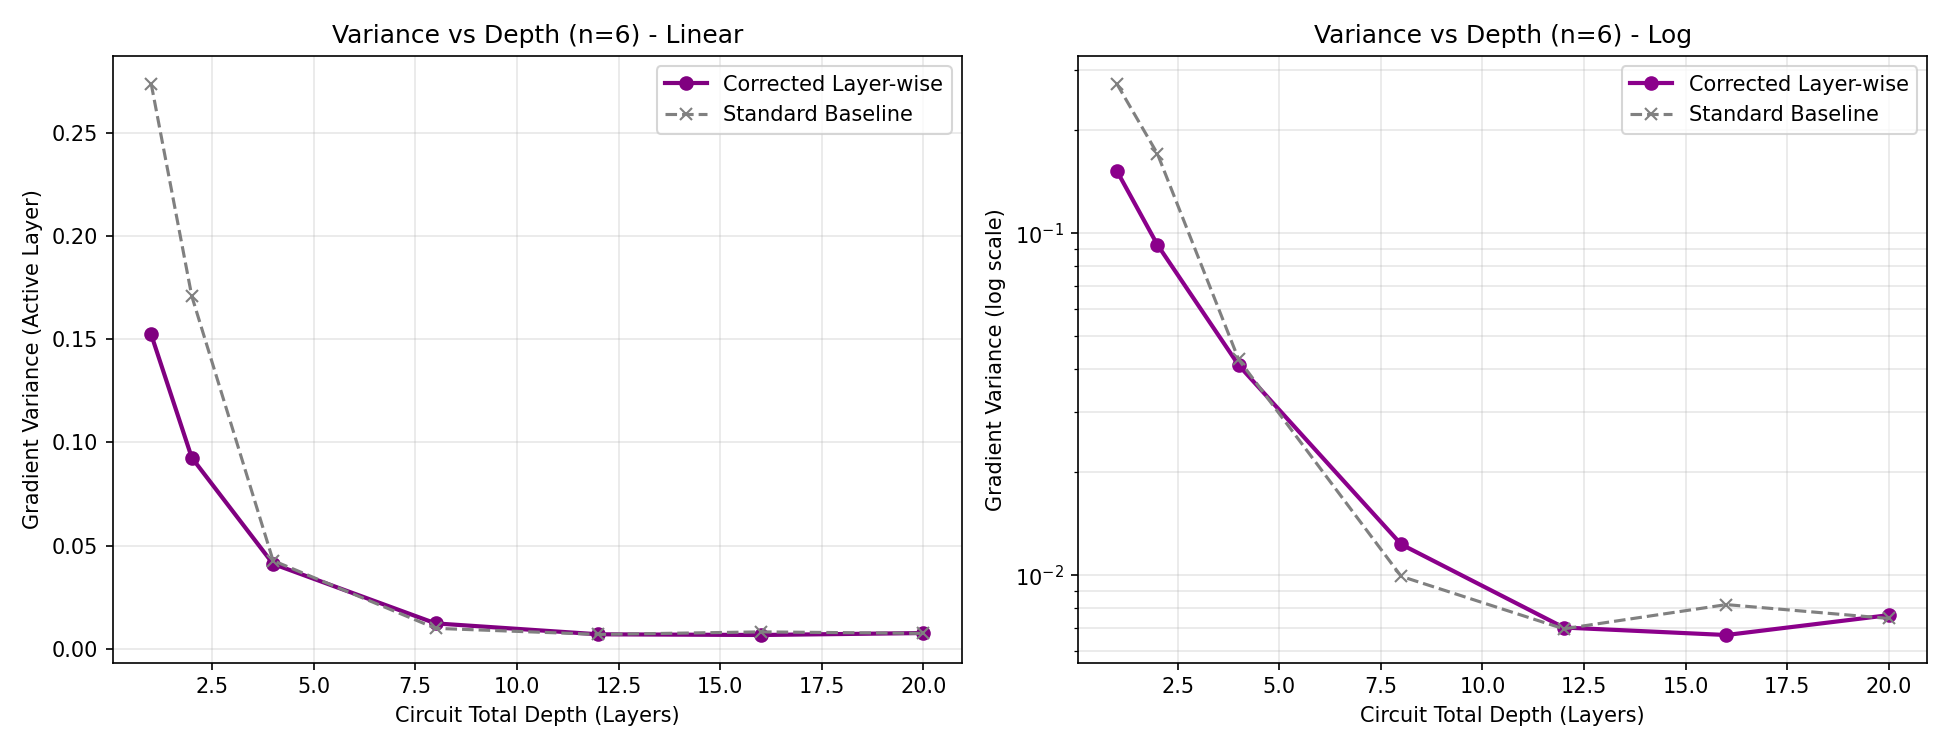

The Python source for this figure:
import csv
import time
import numpy as np
import matplotlib.pyplot as plt
from qiskit import QuantumCircuit
from qiskit.circuit import ParameterVector
from qiskit.quantum_info import Statevector, SparsePauliOp

np.random.seed(42)

N_EXPERIMENTS = 100
FIXED_QUBITS = 6
DEPTHS_TO_MEASURE = [1, 2, 4, 8, 12, 16, 20]
MAX_DEPTH = 20

LEARNING_RATE = 0.5
TRAIN_STEPS = 2

def observable_for(n_qubits):
    return SparsePauliOp("I" * (n_qubits - 1) + "Z")

def run_layerwise_corrected_experiment():
    observable = observable_for(FIXED_QUBITS)
    gradients_at_depth = {d: [] for d in DEPTHS_TO_MEASURE}
    
    print("\n" + "=" * 50)
    print("MITIGATION EXPERIMENT: TRUE SEQUENTIAL LAYER-WISE TRAINING")
    print("=" * 50)
    print(f"Qubits: {FIXED_QUBITS}")
    print(f"Trials: {N_EXPERIMENTS}")
    print(f"Train Steps per Layer: {TRAIN_STEPS}")
    print(f"Learning Rate: {LEARNING_RATE}")
    
    start_time = time.time()
    
    for trial in range(N_EXPERIMENTS):
        # 1. Start with a circuit containing ONLY Layer 1 (empty initially, built sequentially)
        current_qc = QuantumCircuit(FIXED_QUBITS)
        
        for layer in range(1, MAX_DEPTH + 1):
            # 5. Add Layer `layer` to the existing circuit
            layer_theta = ParameterVector(f"theta_l{layer}", 3 * FIXED_QUBITS)
            idx = 0
            for q in range(FIXED_QUBITS):
                current_qc.rx(layer_theta[idx], q); idx += 1
                current_qc.ry(layer_theta[idx], q); idx += 1
                current_qc.rz(layer_theta[idx], q); idx += 1
            for q in range(FIXED_QUBITS - 1):
                current_qc.cx(q, q + 1)
                
            # 7. Initialize only the newly added Layer
            # (Uniform 0 to 2pi as requested)
            new_params = np.random.uniform(0, 2 * np.pi, 3 * FIXED_QUBITS)
            
            # 8. Train only the newly added Layer
            for step in range(TRAIN_STEPS):
                layer_gradients = np.zeros(3 * FIXED_QUBITS)
                # Calculate gradient for each parameter in the active layer
                for i in range(3 * FIXED_QUBITS):
                    v_plus = new_params.copy()
                    v_plus[i] += np.pi / 2
                    cp = Statevector.from_instruction(current_qc.assign_parameters(dict(zip(layer_theta, v_plus)))).expectation_value(observable).real
                    
                    v_minus = new_params.copy()
                    v_minus[i] -= np.pi / 2
                    cm = Statevector.from_instruction(current_qc.assign_parameters(dict(zip(layer_theta, v_minus)))).expectation_value(observable).real
                    
                    layer_gradients[i] = (cp - cm) / 2
                
                # Update current layer parameters
                new_params -= LEARNING_RATE * layer_gradients
                
            # 9. Record the gradient statistics for the trained/active layer
            # We measure the gradient of the first parameter in this layer after training
            if layer in DEPTHS_TO_MEASURE:
                v_plus = new_params.copy()
                v_plus[0] += np.pi / 2
                cp = Statevector.from_instruction(current_qc.assign_parameters(dict(zip(layer_theta, v_plus)))).expectation_value(observable).real
                
                v_minus = new_params.copy()
                v_minus[0] -= np.pi / 2
                cm = Statevector.from_instruction(current_qc.assign_parameters(dict(zip(layer_theta, v_minus)))).expectation_value(observable).real
                
                grad = (cp - cm) / 2
                gradients_at_depth[layer].append(grad)
                
            # 6. Keep previously trained layers fixed
            # By assigning the trained parameters, they become fixed floats in `current_qc`.
            # In the next iteration, they will not be Parameter objects anymore.
            current_qc = current_qc.assign_parameters(dict(zip(layer_theta, new_params)))
            
        if (trial + 1) % 10 == 0:
            elapsed = time.time() - start_time
            print(f"  Completed trial {trial + 1}/{N_EXPERIMENTS} ({elapsed:.1f}s)")

    # Calculate statistics
    depths = []
    means = []
    variances = []
    
    csv_filename = "results_mitigation_layerwise_corrected.csv"
    with open(csv_filename, mode='w', newline='') as file:
        writer = csv.writer(file)
        writer.writerow(["depth", "mean_gradient", "gradient_variance"])
        
        for d in DEPTHS_TO_MEASURE:
            grads = gradients_at_depth[d]
            mean_g = np.mean(grads)
            var_g = np.var(grads)
            
            depths.append(d)
            means.append(mean_g)
            variances.append(var_g)
            
            print(f"depth={d:2d}: mean={mean_g:.6e}, variance={var_g:.6e}")
            writer.writerow([d, mean_g, var_g])
            
    print(f"\nSaved structured data to {csv_filename}")

    # Load baseline for comparison
    baseline_var = []
    try:
        with open("results_baseline_depth.csv", "r") as file:
            reader = csv.DictReader(file)
            for row in reader:
                baseline_var.append(float(row["gradient_variance"]))
    except:
        print("Could not load baseline depth data for plotting.")

    # Plotting
    fig, axes = plt.subplots(1, 2, figsize=(13, 5))
    
    axes[0].plot(depths, variances, "o-", color="purple", linewidth=2, label="Corrected Layer-wise")
    if baseline_var:
        axes[0].plot(depths, baseline_var, "x--", color="gray", linewidth=1.5, label="Standard Baseline")
    axes[0].set_xlabel("Circuit Total Depth (Layers)")
    axes[0].set_ylabel("Gradient Variance (Active Layer)")
    axes[0].set_title(f"Variance vs Depth (n={FIXED_QUBITS}) - Linear")
    axes[0].legend()
    axes[0].grid(True, alpha=0.3)
    
    axes[1].semilogy(depths, variances, "o-", color="darkmagenta", linewidth=2, label="Corrected Layer-wise")
    if baseline_var:
        axes[1].semilogy(depths, baseline_var, "x--", color="gray", linewidth=1.5, label="Standard Baseline")
    axes[1].set_xlabel("Circuit Total Depth (Layers)")
    axes[1].set_ylabel("Gradient Variance (log scale)")
    axes[1].set_title(f"Variance vs Depth (n={FIXED_QUBITS}) - Log")
    axes[1].legend()
    axes[1].grid(True, which="both", alpha=0.3)
    
    fig.tight_layout()
    fig.savefig("mitigation_layerwise_corrected.png", dpi=150)
    print("Saved plot: mitigation_layerwise_corrected.png")

if __name__ == "__main__":
    run_layerwise_corrected_experiment()
